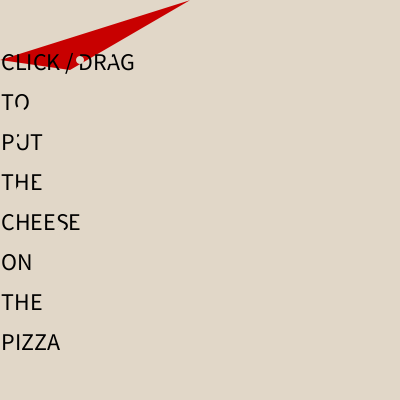
Frame 1 (no input)
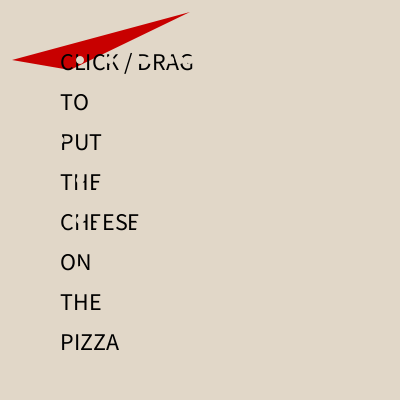
Frame 60 (the mouse pressed at the canvas centre just before this capture)
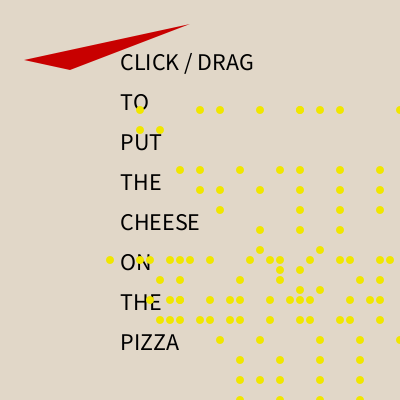
Frame 120 (the mouse held since frame 60 and released just before this capture)

The Processing sketch that drew these frames (run headless with seeded random() and noise(); from frame 60 on, the mouse is pressed at the canvas centre):

// Processing sketch: processing_68759
// ── processing_68759.pde

//homework 3
//Isla Hansen ihansen@andrew.cmu.edu
//copyright 2012


float x, y, wd, ht;

void setup()
{
  size (400,400);
  smooth();
  x=150;
  y=30;
  wd=100;
  ht=100;
  textSize(24);
 
  
}

void draw()

{
  background(225,215,200);
  noStroke();
  fill(200,0,0);
  triangle(frameCount*.2,y+(.3*wd),x+(.4*wd),frameCount*.2,wd*.7,ht*.7);
  
  fill(0,0,0);
  text("CLICK / DRAG", frameCount%width,70);
  text("TO",frameCount%width,110);
  text("PUT",frameCount%width,150);
  text("THE",frameCount%width,190);
  text("CHEESE",frameCount%width,230);
  text("ON",frameCount%width,270);
  text("THE",frameCount%width,310);
  text("PIZZA",frameCount%width,350);

  
 
  //CHEESES!

if(mousePressed == true){
   fill(240,230,0);
 } else{
   fill(225,215,200);
 }
 
  ellipse(mouseX-(wd*.6),mouseY+(wd*.6),wd*.08,ht*.08);
  ellipse(mouseX-(wd*.4),mouseY+(wd*.8),wd*.08,ht*.08);
  ellipse(mouseX-(wd*.2),mouseY+(wd),wd*.08,ht*.08);
  ellipse(mouseX,mouseY+(wd*1.2),wd*.08,ht*.08);
  ellipse(mouseX+(wd*.2),mouseY+(wd*1.4),wd*.08,ht*.08);
  ellipse(mouseX+(wd*.4),mouseY+(wd*1.6),wd*.08,ht*.08);
  ellipse(mouseX+(wd*.6),mouseY+(wd*1.8),wd*.08,ht*.08);
  ellipse(mouseX+(wd*.8),mouseY+(wd*2),wd*.08,ht*.08);
  ellipse(mouseX+(wd),mouseY+(wd*2.2),wd*.08,ht*.08);
  ellipse(mouseX+(wd*1.2),mouseY+(wd*2.4),wd*.08,ht*.08);
  
  ellipse(mouseX-(wd*.6),y+(wd*.8),wd*.08,ht*.08);
  ellipse(mouseX-(wd*.4),y+(wd),wd*.08,ht*.08);
  ellipse(mouseX-(wd*.2),mouseY+(wd*1.2),wd*.08,ht*.08);
  ellipse(mouseX,y+(wd*1.4),wd*.08,ht*.08);
  ellipse(mouseX+(wd*.2),y+(wd*1.6),wd*.08,ht*.08);
  ellipse(mouseX+(wd*.4),mouseY+(wd*1.8),wd*.08,ht*.08);
  ellipse(mouseX+(wd*.6),y+(wd*2),wd*.08,ht*.08);
  ellipse(mouseX+(wd*.8),mouseY+(wd*2.2),wd*.08,ht*.08);
  ellipse(mouseX+(wd*1),y+(wd*2.4),wd*.08,ht*.08);
  ellipse(mouseX+(wd*1.2),y+(wd*2.6),wd*.08,ht*.08);
  

  ellipse(mouseX-(wd*.6),y+(wd),wd*.08,ht*.08);
  ellipse(mouseX-(wd*.4),mouseY+(wd*1.2),wd*.08,ht*.08);
  ellipse(mouseX-(wd*.2),y+(wd*1.4),wd*.08,ht*.08);
  ellipse(mouseX,y+(wd*1.6),wd*.08,ht*.08);
  ellipse(mouseX+(wd*.2),y+(wd*1.8),wd*.08,ht*.08);
  ellipse(mouseX+(wd*.4),mouseY+(wd*2),wd*.08,ht*.08);
  ellipse(mouseX+(wd*.6),y+(wd*2.2),wd*.08,ht*.08);
  ellipse(mouseX+(wd*.8),y+(wd*2.4),wd*.08,ht*.08);
  ellipse(mouseX+wd,y+(wd*2.6),wd*.08,ht*.08);
  ellipse(mouseX+(wd*1.2),mouseY+(wd*2.8),wd*.08,ht*.08);
  
  ellipse(mouseX-(wd*.2),mouseY+(wd*.8),wd*.08,ht*.08);
  ellipse(mouseX,y+(wd*.8),wd*.08,ht*.08);
  ellipse(mouseX+wd,y+(wd*.8),wd*.08,ht*.08);
  ellipse(mouseX+(wd*.2),y+(wd*.8),wd*.08,ht*.08);
  ellipse(mouseX+(wd*.4),mouseY+(wd*.8),wd*.08,ht*.08);
  ellipse(mouseX+(wd*.6),y+(wd*.8),wd*.08,ht*.08);
  ellipse(mouseX+(wd*.8),mouseY+(wd*.8),wd*.08,ht*.08);
  ellipse(mouseX+(wd),y+(wd*.8),wd*.08,ht*.08);
  ellipse(mouseX+(wd*1.2),y+(wd*.8),wd*.08,ht*.08);
  ellipse(mouseX+(wd*1.4),y+(wd*.8),wd*.08,ht*.08);
  ellipse(mouseX+(wd*1.6),mouseY+(wd*.8),wd*.08,ht*.08);
  ellipse(mouseX+(wd*1.8),mouseY+(wd*.8),wd*.08,ht*.08);
  ellipse(mouseX+(wd*2),y+(wd*.8),wd*.08,ht*.08);
  ellipse(mouseX+(wd*2.2),mouseY+(wd*.8),wd*.08,ht*.08);
  ellipse(mouseX+(wd*2.4),y+(wd*.8),wd*.08,ht*.08);
  ellipse(mouseX+(wd*2.6),mouseY+(wd*.8),wd*.08,ht*.08);
  ellipse(mouseX+(wd*2.8),y+(wd*.8),wd*.08,ht*.08);
  
  ellipse(mouseX-(wd*.2),mouseY+(wd),wd*.08,ht*.08);
  ellipse(x,mouseY+(wd),wd*.08,ht*.08);
  ellipse(x+(wd*.2),mouseY+(wd),wd*.08,ht*.08);
  ellipse(mouseX+(wd*.4),mouseY+(wd),wd*.08,ht*.08);
  ellipse(x+(wd*.6),mouseY+(wd),wd*.08,ht*.08);
  ellipse(x+(wd*.8),mouseY+(wd),wd*.08,ht*.08);
  ellipse(mouseX+(wd),mouseY+(wd),wd*.08,ht*.08);
  ellipse(x+(wd*1.2),mouseY+(wd),wd*.08,ht*.08);
  ellipse(x+(wd*1.4),mouseY+(wd),wd*.08,ht*.08);
  ellipse(x+(wd*1.6),mouseY+(wd),wd*.08,ht*.08);
  ellipse(mouseX+(wd*1.8),mouseY+(wd),wd*.08,ht*.08);
  ellipse(x+(wd*2),mouseY+(wd),wd*.08,ht*.08);
  ellipse(x+(wd*2.2),mouseY+(wd),wd*.08,ht*.08);
  ellipse(mouseX+(wd*2.4),mouseY+(wd),wd*.08,ht*.08);
  
  ellipse(x-(wd*.4),mouseY+(wd*.6),wd*.08,ht*.08);
  ellipse(mouseX-(wd*.2),mouseY+(wd*.6),wd*.08,ht*.08);
  ellipse(x,mouseY+(wd*.6),wd*.08,ht*.08);
  ellipse(x+(wd*.2),mouseY+(wd*.6),wd*.08,ht*.08);
  ellipse(x+(wd*.4),mouseY+(wd*.6),wd*.08,ht*.08);
  ellipse(x+(wd*.6),mouseY+(wd*.6),wd*.08,ht*.08);
  ellipse(mouseX+(wd*.8),mouseY+(wd*.6),wd*.08,ht*.08);
  ellipse(x+(wd),mouseY+(wd*.6),wd*.08,ht*.08);
  ellipse(x+(wd*1.2),mouseY+(wd*.6),wd*.08,ht*.08);
  ellipse(mouseX+(wd*1.4),mouseY+(wd*.6),wd*.08,ht*.08);
  ellipse(x+(wd*1.6),mouseY+(wd*.6),wd*.08,ht*.08);
  ellipse(mouseX+(wd*1.8),mouseY+(wd*.6),wd*.08,ht*.08);
  ellipse(x+(wd*2),mouseY+(wd*.6),wd*.08,ht*.08);
  ellipse(mouseX+(wd*2.2),mouseY+(wd*.6),wd*.08,ht*.08);
  ellipse(x+(wd*2.4),mouseY+(wd*.6),wd*.08,ht*.08);
  
  ellipse(x+(wd*.2),mouseY+(wd*1.2),wd*.08,ht*.08);
  ellipse(mouseX+(wd*.4),mouseY+(wd*1.2),wd*.08,ht*.08);
  ellipse(x+(wd*.6),mouseY+(wd*1.2),wd*.08,ht*.08);
  ellipse(x+(wd*.8),mouseY+(wd*1.2),wd*.08,ht*.08);
  ellipse(mouseX+(wd),mouseY+(wd*1.2),wd*.08,ht*.08);
  ellipse(x+(wd*1.2),mouseY+(wd*1.2),wd*.08,ht*.08);
  ellipse(mouseX+(wd*1.4),mouseY+(wd*1.2),wd*.08,ht*.08);
  ellipse(x+(wd*1.6),mouseY+(wd*1.2),wd*.08,ht*.08);
  ellipse(mouseX+(wd*1.8),mouseY+(wd*1.2),wd*.08,ht*.08);
  ellipse(x+(wd*2),mouseY+(wd*1.2),wd*.08,ht*.08);
  ellipse(mouseX+(wd*2.2),mouseY+(wd*1.2),wd*.08,ht*.08);
  
  ellipse(mouseX+(wd*.4),y+(wd*1.4),wd*.08,ht*.08);
  ellipse(mouseX+(wd*.6),mouseY+(wd*1.4),wd*.08,ht*.08);
  ellipse(mouseX+(wd*.8),y+(wd*1.4),wd*.08,ht*.08);
  ellipse(mouseX+(wd),y+(wd*1.4),wd*.08,ht*.08);
  ellipse(mouseX+(wd*1.2),mouseY+(wd*1.4),wd*.08,ht*.08);
  ellipse(mouseX+(wd*1.4),y+(wd*1.4),wd*.08,ht*.08);
  ellipse(mouseX+(wd*1.6),mouseY+(wd*1.4),wd*.08,ht*.08);
  ellipse(mouseX+(wd*1.8),y+(wd*1.4),wd*.08,ht*.08);
  ellipse(mouseX+(wd*2),mouseY+(wd*1.4),wd*.08,ht*.08);
  
  ellipse(mouseX+(wd*.6),y+(wd*1.6),wd*.08,ht*.08);
  ellipse(mouseX+(wd*.8),mouseY+(wd*1.6),wd*.08,ht*.08);
  ellipse(mouseX+(wd*1),y+(wd*1.6),wd*.08,ht*.08);
  ellipse(mouseX+(wd*1.2),mouseY+(wd*1.6),wd*.08,ht*.08);
  ellipse(mouseX+(wd*1.4),y+(wd*1.6),wd*.08,ht*.08);
  ellipse(mouseX+(wd*1.6),mouseY+(wd*1.6),wd*.08,ht*.08);
  ellipse(mouseX+(wd*1.8),y+(wd*1.6),wd*.08,ht*.08);
  
  ellipse(mouseX+(wd*.8),mouseY+(wd*1.8),wd*.08,ht*.08);
  ellipse(mouseX+(wd*1),y+(wd*1.8),wd*.08,ht*.08);
  ellipse(mouseX+(wd*1.2),mouseY+(wd*1.8),wd*.08,ht*.08);
  ellipse(mouseX+(wd*1.4),y+(wd*1.8),wd*.08,ht*.08);
  ellipse(mouseX+(wd*1.6),mouseY+(wd*1.8),wd*.08,ht*.08);
  ellipse(mouseX+(wd*1.8),y+(wd*1.8),wd*.08,ht*.08);
  
  ellipse(mouseX+(wd*1),y+(wd*2),wd*.08,ht*.08);
  ellipse(mouseX+(wd*1.2),mouseY+(wd*2),wd*.08,ht*.08);
  ellipse(mouseX+(wd*1.4),y+(wd*2),wd*.08,ht*.08);
  ellipse(mouseX+(wd*1.6),mouseY+(wd*2),wd*.08,ht*.08);
  
  ellipse(mouseX+(wd*1.2),y+(wd*2.2),wd*.08,ht*.08);
  ellipse(mouseX+(wd*1.4),mouseY+(wd*2.2),wd*.08,ht*.08);
  

 
 
}
